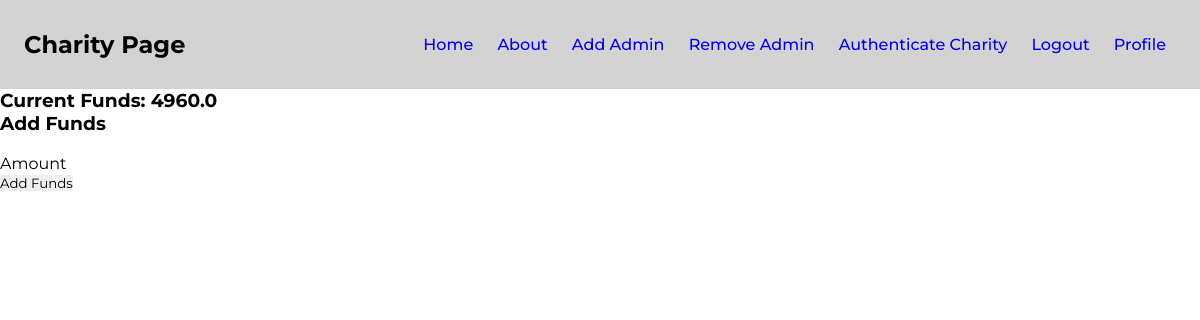
The app's page /donor/profile/1 (signed in), older data.
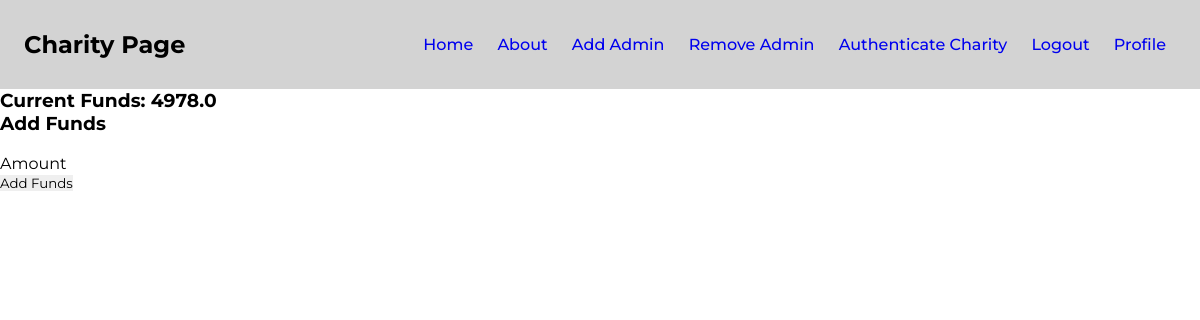
The same page, newer data.
### app/models.py (models this page shows)
class Donor(db.Model, UserMixin):
    id              = Column(Integer, primary_key=True)
    first_name      = Column(String(64), nullable=False)
    last_name       = Column(String(64), nullable=False)
    address         = Column(String(64), nullable=False)
    zip_code        = Column(String(20), nullable=False)
    phone_home      = Column(String(64))
    phone_cell      = Column(String(64), nullable=False, unique=True)
    email           = Column(String(64), nullable=False, unique=True)
    password        = Column(String(64), nullable=False)
    bank            = Column(String(64))
    account_number  = Column(String(64))
    name_on_account = Column(String(64))
    balance         = Column(Float, default=0)
    auto_replenish  = Column(Boolean, default=False)
    daily_pledges   = Column(Float, default=0)
    admin           = Column(Boolean, default=False)
    receipts        = db.relationship('Receipt', backref='donor', lazy='dynamic')
    pledges         = db.relationship('Pledge', backref='donor', lazy='dynamic')
    donations       = db.relationship('Donation', backref='donor', lazy='dynamic')

### app/donor/routes.py (the view)
@donor.route('/profile/<donor_id>', methods=('GET', 'POST'))
@login_required
def profile_page(donor_id):
    is_donor = isinstance(current_user, Donor)
    if not int(current_user.id) == int(donor_id):
        return redirect(url_for('main.home'))
    donor = Donor.query.filter_by(id=donor_id).first()
    add_funds_form = AddFunds()
    if add_funds_form.validate_on_submit():
        donor.balance += float(add_funds_form.amount.data)
        db.session.commit()
        flash('Funds added!')
        return redirect(url_for('donor.profile_page', donor_id=current_user.id))
    return render_template('profile.html',
                           donor=donor,
                           add_funds_form=add_funds_form,
                           is_donor=is_donor)

### app/donor/forms.py
class AddFunds(FlaskForm):
    amount = FloatField('Amount', validators=[DataRequired(), NumberRange(min=0)])
    submit = SubmitField('Add Funds')

### app/__init__.py (called while the page is built)
def create_app():
    app = Flask(__name__)
    app.config.from_object(Config)
    db.init_app(app)
    migrate.init_app(app,db)
    login_manager.init_app(app)
    mail.init_app(app)
    scheduler.init_app(app)
    scheduler.start()
    from app.models import Donor, Charity
    @login_manager.user_loader
    def load_user(user_id):
        donor = Donor.query.get(user_id)
        charity = Charity.query.get(user_id)
        if donor:
            return donor
        elif charity:
            return charity
        else:
            return None
    login_manager.login_view = 'main.login'
    from app.donor import donor
    from app.organization import organization
    from app.main import main
    app.register_blueprint(main)
    app.register_blueprint(donor)
    app.register_blueprint(organization)
    return app

### app/donor/templates/profile.html (shortened to what this page needs)
{% extends 'base.html' %}
{% block content %}
    <h3>Current Funds: {{ current_user.balance }}</h3>
    {% if is_donor %}
        <h3>Add Funds</h3><br/>
        <form method="post" enctype="multipart/form-data">
            {{ add_funds_form.amount.label }}
            {{ add_funds_form.amount() }}<br/>
            {{ add_funds_form.submit() }}
        </form>
    {% endif %}
{% endblock content %}

### app/templates/base.html (shortened to what this page needs)
<!DOCTYPE html>
<html lang="en">
<head>
    <link rel="stylesheet" href="{{ url_for('static', filename='main.css') }}">
</head>
<body>
    <header>
        <h2>Charity Page</h2>
        <nav>
            <ul>
                <li><a href="{{ url_for('main.home') }}">Home</a></li>
                <li><a href="{{ url_for('main.about') }}">About</a></li>
                {% if current_user.id == 1 %}
                    <li><a href="{{ url_for('donor.add_admin') }}">Add Admin</a></li>
                    <li><a href="{{ url_for('donor.remove_admin') }}">Remove Admin</a></li>
                {% endif %}
                {% if current_user.admin == True %}
                    <li><a href="{{ url_for('donor.authenticate_charity') }}">Authenticate Charity</a></li>
                {% endif %}
                {% if current_user.is_authenticated %}
                    <li><a href="{{ url_for('main.logout') }}">Logout</a></li>
                    <li><a href="{{ url_for('donor.profile_page', donor_id=current_user.id) }}">Profile</a></li>
                {% else %}
                    <li><a href="{{ url_for('main.login') }}">Login</a></li>
                    <li><a href="{{ url_for('main.signup') }}">Sign Up</a></li>
                {% endif %}
            </ul>
        </nav>
    </header>
    {% block content %}{% endblock content %}
</body>
</html>

### app/static/main.css (style rules this page uses)
* { border:0; margin:0; padding: 0; box-sizing: border-box; font-family: "Montserrat", sans-serif; }
a { font-weight: 500; font-size: 16px; text-decoration: none; list-style: none; padding: 0px 10px; }
header { display: flex; justify-content: space-between; align-items: center; padding: 30px 2%; background-color: #D3D3D3; }
nav li { display: inline-block; }

Row changes from the older to the newer data that the page shows:
changed Donor: balance "4960.0" → "4978.0"
